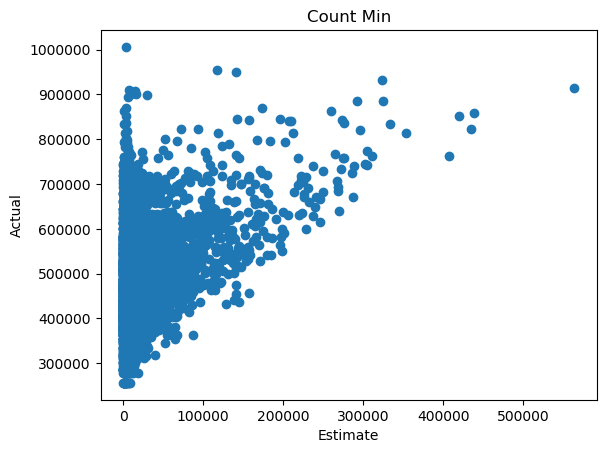

The Python source for this figure:
# import matplotlib
# matplotlib.use('Agg')
from matplotlib import pyplot as plt
from fileRead import filereader
import hashlib
import sys


global BIT_MAP_WIDTH
BIT_MAP_WIDTH = 300

global BIT_MAP_DEPTH
BIT_MAP_DEPTH = 4

global bitMap
bitMap = [[0]*BIT_MAP_WIDTH for i in range(0, BIT_MAP_DEPTH)]


def customHash(s):
	digestMethod = hashlib.sha256()
	digestMethod.update(s)
	return int(digestMethod.hexdigest(), 16)


def cMin():
	global bit_map
	flowMap = filereader(3)
	plot_points = dict()

	for sourceDestination in flowMap.keys():
		for j in range(0, BIT_MAP_DEPTH):
			index = customHash(sourceDestination+str(j)) % BIT_MAP_WIDTH
			bitMap[j][index] += flowMap[sourceDestination]

	with open('cminOut.txt', 'w') as outFile:
		for sourceDestination in flowMap.keys():
			minVal = sys.maxint

			for k in range(0, BIT_MAP_DEPTH):
				index = customHash(sourceDestination + str(k)) % BIT_MAP_WIDTH
				minVal = min(minVal, bitMap[k][index])

			actual = flowMap[sourceDestination]
			estimated = minVal
			outFile.write(str(sourceDestination) + "\t\t" + str(actual) + "\t\t" + str(estimated) + "\n")
			plot_points[actual] = estimated

	outFile.close()

	fig = plt.figure()
	gx = plot_points.keys()
	gy = plot_points.values()
	plt.scatter(gx, gy, linewidths="1")
	# plt.plot(scatter_points.keys(), scatter_points.values(), marker="o", linewidth=".5")
	plt.title("Count Min")
	plt.xlabel("Estimate")
	plt.ylabel("Actual")
	fig.savefig('CountMin.png', dpi=fig.dpi, bbox_inches='tight')


cMin()
